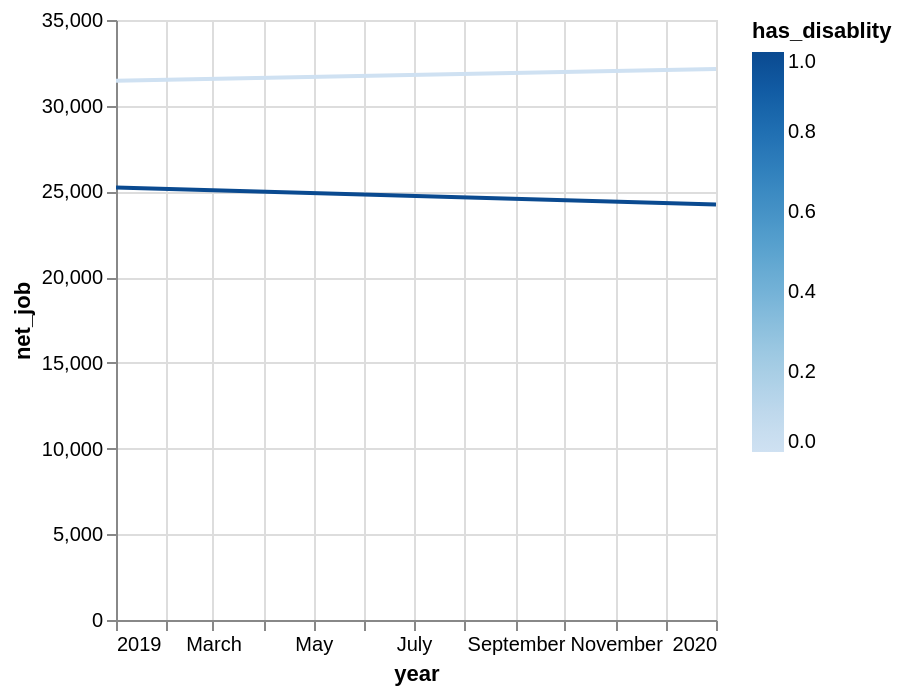

The cell this chart's notebook holds for it:
### Code cell
(
    panel_common_2019_2020
        #.filter((pl.col('is_employed_no_disablity') == 1)|(pl.col('is_employed_has_disablity') == 1))
        #.filter(pl.col('h7_2').is_in(['October', 'November', 'December']))
        .filter(pl.col('idind').is_in(working_statuses_1['idind'].implode()))
        .with_columns(pl.col('year').cast(pl.Int32).cast(pl.String).str.to_date("%Y"))
        .group_by(['year', 'has_disablity']).agg(pl.col('net_job').mean())
).plot.line(x='year', y='net_job', color='has_disablity')

### Figure 1 — Vega specification as saved in the notebook (floating-point values rounded to 4 significant figures)
{"$schema": "https://vega.github.io/schema/vega/v6.json", "data": [{"name": "param_1e9efca18e7a2868_store"}, {"name": "source_0", "values": [{"year": "2019-01-01T00:00:00.000", "has_disablity": 1, "net_job": 25230.0}, {"year": "2019-01-01T00:00:00.000", "has_disablity": 0, "net_job": 31450.0}, {"year": "2020-01-01T00:00:00.000", "has_disablity": 1, "net_job": 24240.0}, {"year": "2020-01-01T00:00:00.000", "has_disablity": 0, "net_job": 32150.0}], "transform": [{"type": "formula", "expr": "toDate(datum['year'])", "as": "year"}]}, {"name": "source_0_y_domain_net_job", "values": [{"min": 24240.0, "max": 32150.0}]}, {"name": "source_0_color_domain_has_disablity", "values": [{"min": 0, "max": 1}]}], "signals": [{"name": "unit", "value": {}, "on": [{"events": "pointermove", "update": "isTuple(group()) ? group() : unit"}]}, {"name": "param_1e9efca18e7a2868", "update": "vlSelectionResolve(\"param_1e9efca18e7a2868_store\", \"union\")"}, {"name": "param_1e9efca18e7a2868_year", "on": [{"events": [{"source": "view", "type": "dblclick"}], "update": "null"}, {"events": {"signal": "param_1e9efca18e7a2868_translate_delta"}, "update": "panLinear(param_1e9efca18e7a2868_translate_anchor.extent_x, -param_1e9efca18e7a2868_translate_delta.x / width)"}, {"events": {"signal": "param_1e9efca18e7a2868_zoom_delta"}, "update": "zoomLinear(domain(\"x\"), param_1e9efca18e7a2868_zoom_anchor.x, param_1e9efca18e7a2868_zoom_delta)"}]}, {"name": "param_1e9efca18e7a2868_net_job", "on": [{"events": [{"source": "view", "type": "dblclick"}], "update": "null"}, {"events": {"signal": "param_1e9efca18e7a2868_translate_delta"}, "update": "panLinear(param_1e9efca18e7a2868_translate_anchor.extent_y, param_1e9efca18e7a2868_translate_delta.y / height)"}, {"events": {"signal": "param_1e9efca18e7a2868_zoom_delta"}, "update": "zoomLinear(domain(\"y\"), param_1e9efca18e7a2868_zoom_anchor.y, param_1e9efca18e7a2868_zoom_delta)"}]}, {"name": "param_1e9efca18e7a2868_tuple", "on": [{"events": [{"signal": "param_1e9efca18e7a2868_year || param_1e9efca18e7a2868_net_job"}], "update": "param_1e9efca18e7a2868_year && param_1e9efca18e7a2868_net_job ? {unit: \"\", fields: param_1e9efca18e7a2868_tuple_fields, values: [param_1e9efca18e7a2868_year,param_1e9efca18e7a2868_net_job]} : null"}]}, {"name": "param_1e9efca18e7a2868_tuple_fields", "value": [{"field": "year", "channel": "x", "type": "R"}, {"field": "net_job", "channel": "y", "type": "R"}]}, {"name": "param_1e9efca18e7a2868_translate_anchor", "value": {}, "on": [{"events": [{"source": "scope", "type": "pointerdown"}], "update": "{x: x(unit), y: y(unit), extent_x: domain(\"x\"), extent_y: domain(\"y\")}"}]}, {"name": "param_1e9efca18e7a2868_translate_delta", "value": {}, "on": [{"events": [{"source": "window", "between": [{"source": "scope", "type": "pointerdown"}, {"source": "window", "type": "pointerup"}], "consume": true, "type": "pointermove"}], "update": "{x: param_1e9efca18e7a2868_translate_anchor.x - x(unit), y: param_1e9efca18e7a2868_translate_anchor.y - y(unit)}"}]}, {"name": "param_1e9efca18e7a2868_zoom_anchor", "on": [{"events": [{"source": "scope", "consume": true, "type": "wheel"}], "update": "{x: invert(\"x\", x(unit)), y: invert(\"y\", y(unit))}"}]}, {"name": "param_1e9efca18e7a2868_zoom_delta", "on": [{"events": [{"source": "scope", "consume": true, "type": "wheel"}], "update": "pow(1.001, event.deltaY * pow(16, event.deltaMode))", "force": true}]}, {"name": "param_1e9efca18e7a2868_modify", "on": [{"events": {"signal": "param_1e9efca18e7a2868_tuple"}, "update": "modify(\"param_1e9efca18e7a2868_store\", param_1e9efca18e7a2868_tuple, true)"}]}], "marks": [{"type": "group", "name": "pathgroup", "from": {"facet": {"data": "source_0", "name": "faceted_path_main", "groupby": ["has_disablity"]}}, "encode": {"update": {"height": {"field": {"signal": null, "datum": null, "group": "height", "parent": null}}, "width": {"field": {"signal": null, "datum": null, "group": "width", "parent": null}}}}, "marks": [{"type": "line", "name": "marks", "from": {"data": "faceted_path_main"}, "sort": {"field": "x"}, "encode": {"update": {"stroke": {"field": "has_disablity", "scale": "color"}, "y": {"field": "net_job", "scale": "y"}, "defined": {"signal": "isValid(datum[\"year\"]) && isFinite(+datum[\"year\"]) && isValid(datum[\"net_job\"]) && isFinite(+datum[\"net_job\"]) && isValid(datum[\"has_disablity\"]) && isFinite(+datum[\"has_disablity\"])"}, "tooltip": {"signal": "{\"year\": timeFormat(datum[\"year\"], \"%b %d, %Y\"), \"net_job\": format(datum[\"net_job\"], \"\"), \"has_disablity\": format(datum[\"has_disablity\"], \"\")}"}, "x": {"field": "year", "scale": "x"}}}, "clip": true, "style": ["line"], "interactive": true}]}], "scales": [{"name": "x", "type": "time", "domain": {"data": "source_0", "field": "year"}, "range": [0, {"signal": "width"}], "domainRaw": {"signal": "param_1e9efca18e7a2868[\"year\"]"}}, {"name": "y", "type": "linear", "domain": [{"signal": "(data(\"source_0_y_domain_net_job\")[0] || {}).min"}, {"signal": "(data(\"source_0_y_domain_net_job\")[0] || {}).max"}], "range": [{"signal": "height"}, 0], "nice": true, "zero": true, "domainRaw": {"signal": "param_1e9efca18e7a2868[\"net_job\"]"}}, {"name": "color", "type": "linear", "domain": [{"signal": "(data(\"source_0_color_domain_has_disablity\")[0] || {}).min"}, {"signal": "(data(\"source_0_color_domain_has_disablity\")[0] || {}).max"}], "range": "ramp", "interpolate": "hcl", "zero": false}], "axes": [{"scale": "x", "maxExtent": 0, "domain": false, "zindex": 0, "tickCount": {"signal": "ceil(width/40)"}, "aria": false, "orient": "bottom", "gridScale": "y", "grid": true, "ticks": false, "minExtent": 0, "labels": false}, {"scale": "y", "tickCount": {"signal": "ceil(height/40)"}, "zindex": 0, "grid": true, "maxExtent": 0, "minExtent": 0, "orient": "left", "aria": false, "domain": false, "ticks": false, "gridScale": "x", "labels": false}, {"scale": "x", "title": "year", "labelOverlap": true, "orient": "bottom", "labelFlush": true, "tickCount": {"signal": "ceil(width/40)"}, "zindex": 0, "grid": false}, {"scale": "y", "grid": false, "tickCount": {"signal": "ceil(height/40)"}, "title": "net_job", "orient": "left", "labelOverlap": true, "zindex": 0}], "width": 300, "height": 300, "padding": 5, "legends": [{"stroke": "color", "gradientLength": {"signal": "clamp(height, 64, 200)"}, "title": "has_disablity"}], "style": "cell", "background": "white"}
